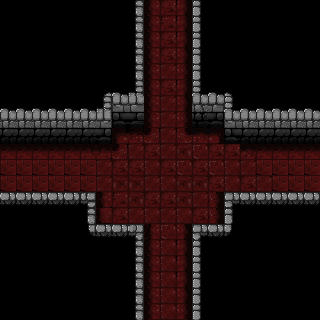

This game map was drawn from its Tiled (.tmx) file and the tilesets committed beside it. A one-line description and the full map source follow:
An orthogonal 20x20 tile map with 16x16 px tiles, 1 tile layer (Tile Layer 1).

<map version="1.10" tiledversion="1.10.1" orientation="orthogonal" renderorder="right-down" width="20" height="20" tilewidth="16" tileheight="16" infinite="0" nextlayerid="2" nextobjectid="1">
 <tileset firstgid="1" source="../tilesheets/Dungeon Tilesheet.tsx" />
 <layer id="1" name="Tile Layer 1" width="20" height="20">
  <data encoding="csv">
0,0,0,0,0,0,0,0,425,426,223,427,428,0,0,0,0,0,0,0,
0,0,0,0,0,0,0,0,425,426,169,427,428,0,0,0,0,0,0,0,
0,0,0,0,0,0,0,0,425,426,171,427,428,0,0,0,0,0,0,0,
0,0,0,0,0,0,0,0,451,452,327,453,454,0,0,0,0,0,0,0,
0,0,0,0,0,0,0,0,477,478,273,479,480,0,0,0,0,0,0,0,
0,0,0,0,0,0,56,57,63,426,171,427,66,67,75,0,0,0,0,0,
183,183,183,183,183,184,186,83,84,452,221,453,99,100,205,183,183,183,183,183,
209,209,209,209,209,210,212,109,110,478,299,479,125,126,231,232,209,209,209,209,
235,235,235,235,235,236,238,135,136,1610613018,249,3758096666,151,152,257,258,235,235,235,235,
261,261,261,261,261,262,264,1610613018,249,353,249,222,248,326,326,284,261,261,261,261,
293,293,293,293,293,293,163,275,327,196,223,248,353,248,170,351,293,293,293,293,
293,293,293,293,293,293,163,300,197,247,170,274,274,171,352,327,195,293,293,293,
287,287,287,288,289,290,291,169,274,353,326,274,247,360,309,287,287,287,288,289,
0,0,0,0,0,316,369,223,249,196,351,352,327,360,387,0,0,0,0,0,
0,0,0,0,0,394,395,396,399,317,248,334,402,403,413,0,0,0,0,0,
0,0,0,0,0,0,0,0,425,426,376,427,428,0,0,0,0,0,0,0,
0,0,0,0,0,0,0,0,425,426,376,427,428,0,0,0,0,0,0,0,
0,0,0,0,0,0,0,0,425,426,376,427,428,0,0,0,0,0,0,0,
0,0,0,0,0,0,0,0,451,452,376,453,454,0,0,0,0,0,0,0,
0,0,0,0,0,0,0,0,477,478,376,479,480,0,0,0,0,0,0,0
</data>
 </layer>
</map>
